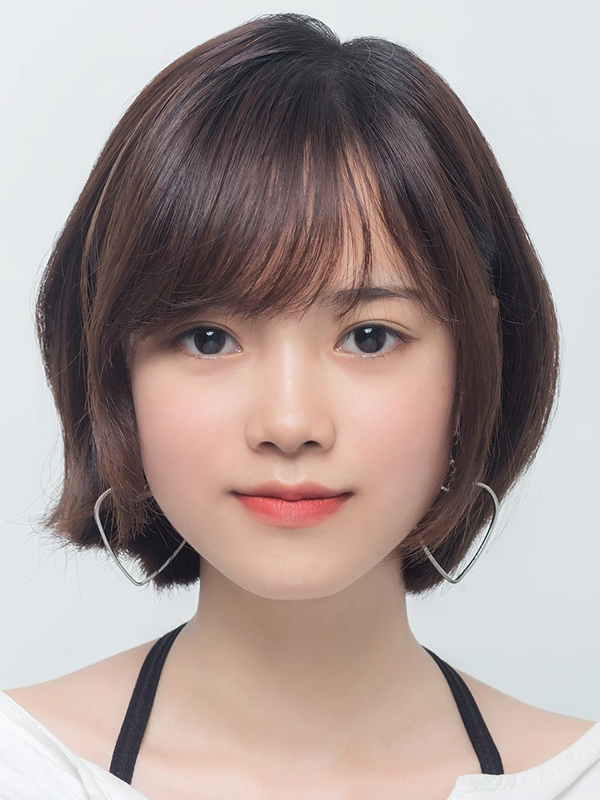
#> input picture tuan01/image/13.jpg, 600 x 800 px
$ python change_light_lib.py
#> lines starting #> are read from the running program, lines starting #| are printed output that depends on the picture
import cv2

image = cv2.imread('../../image/13.jpg')
#> image is the input picture: shape (800, 600, 3); mean B, G, R 150.3, 153.6, 168.1
c = 20  # chang value of c as you need
gray_image = cv2.cvtColor(image, cv2.COLOR_BGR2GRAY)
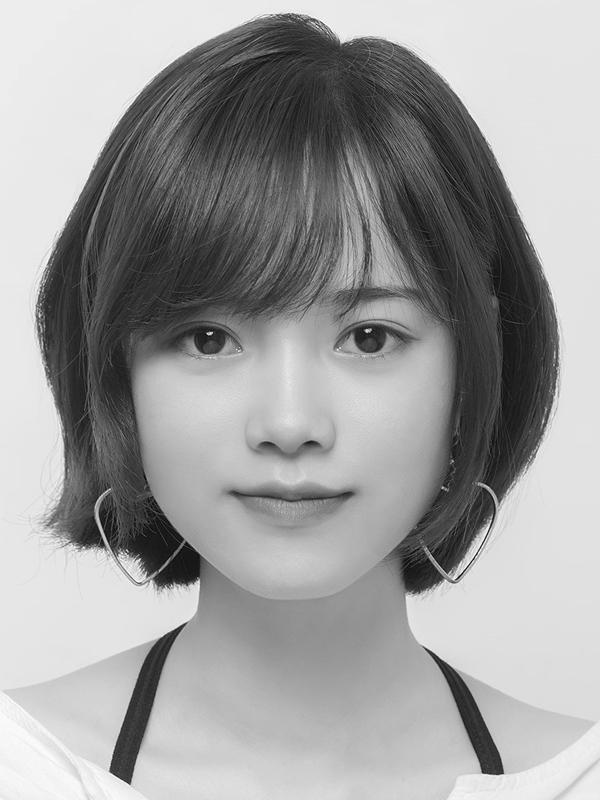
#> gray_image: shape (800, 600); min 4, max 254, mean 157.6
cv2.imshow('Original Image: ',gray_image)
gray_image += c
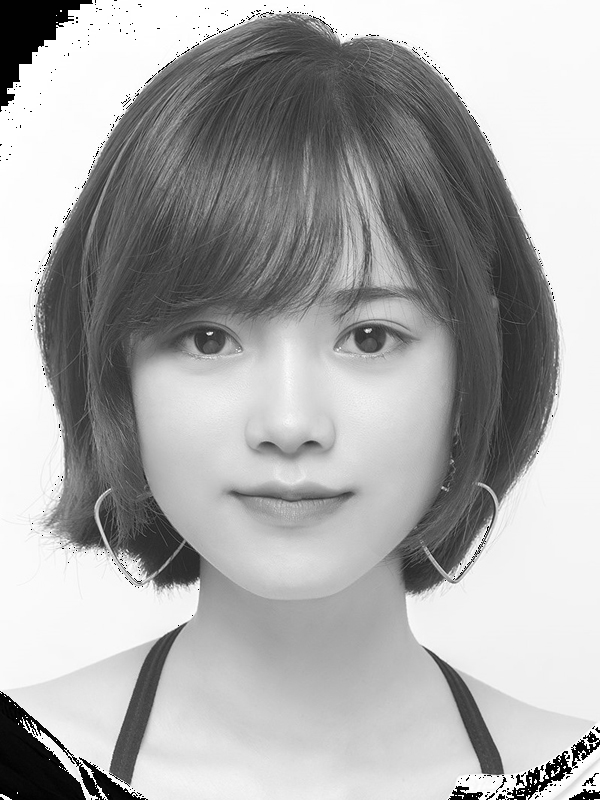
#> gray_image: shape (800, 600); min 0, max 255, mean 170.3

# check that pixels value > max = 255
gray_image[gray_image > 255] = 255

# check that pixels value < min = 0
gray_image[gray_image < 0] = 0

cv2.imshow("change gray values", gray_image)

k = cv2.waitKey(0)
#> (key Esc is pressed here)
if (k == 27):  # wait for ESC key to exit
    cv2.destroyAllWindows()
